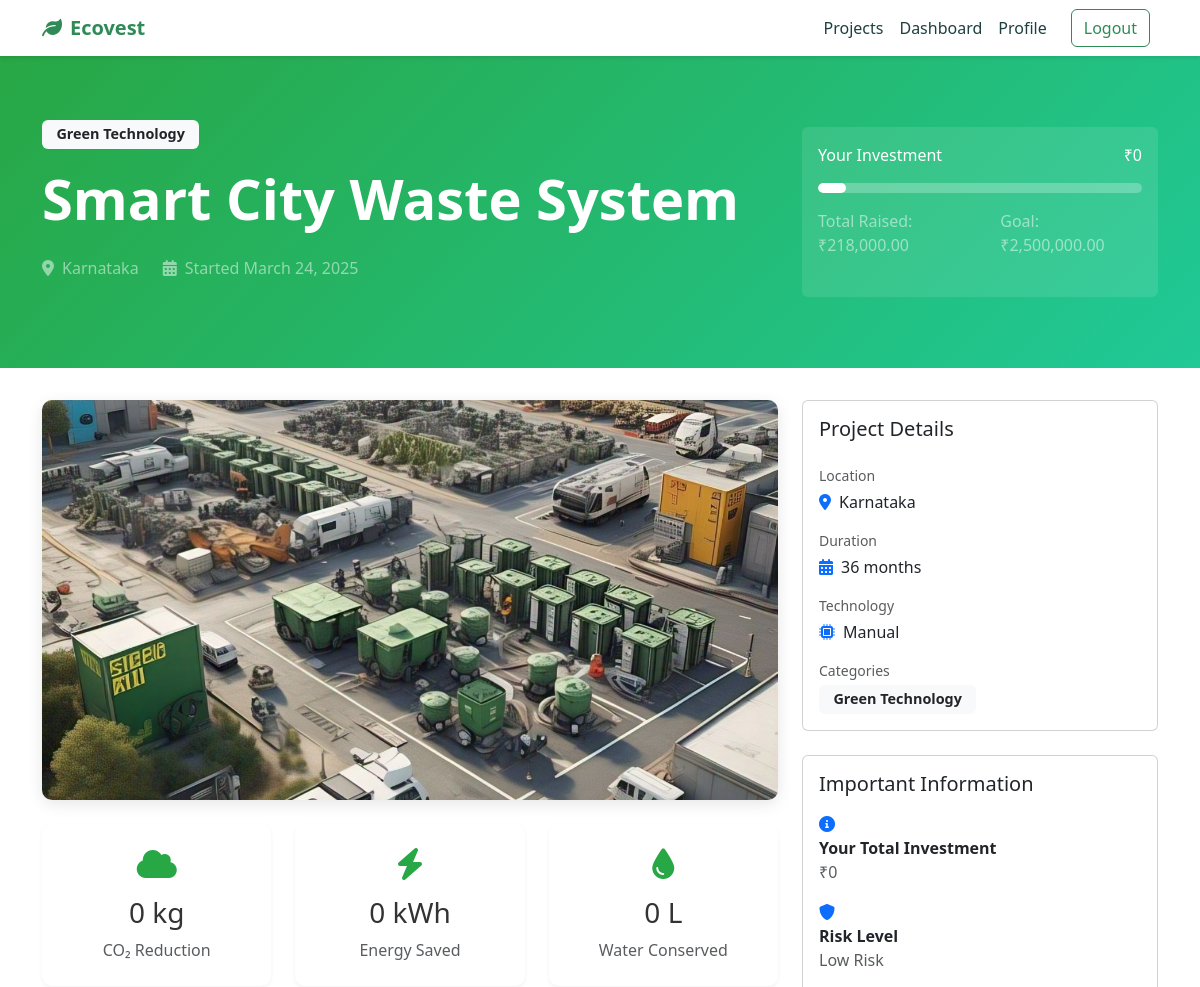
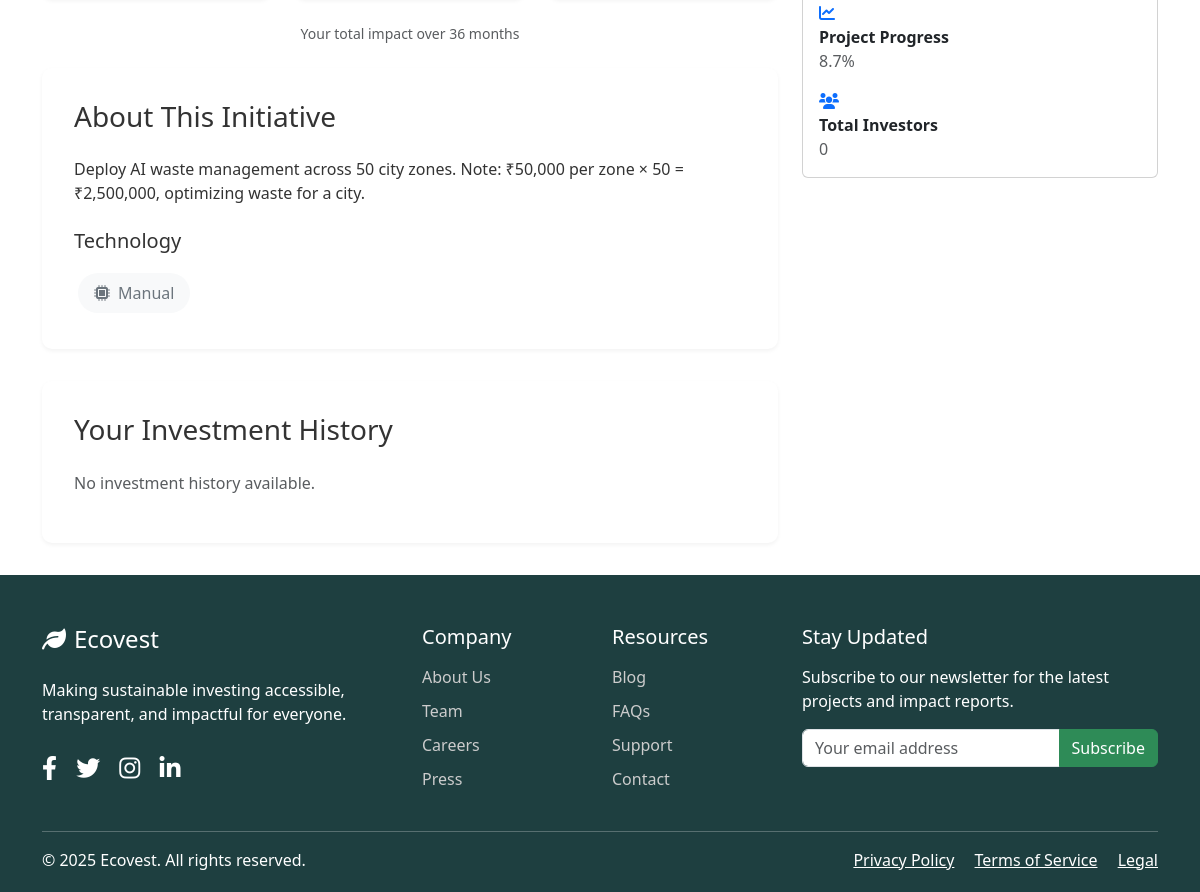
/users/initiative/41/ (signed in), run on the app's committed database (2 pictures, top to bottom).
### initiatives/models.py (models this page shows, shortened)
class Category(models.Model):
    name = models.CharField(max_length=100, unique=True, choices=[
        ('Renewable Energy', 'Renewable Energy'),
        ('Recycling', 'Recycling'),
        ('Emission Control', 'Emission Control'),
        ('Water Conservation', 'Water Conservation'),
        ('Reforestation', 'Reforestation'),
        ('Sustainable Agriculture', 'Sustainable Agriculture'),
        ('Clean Transportation', 'Clean Transportation'),
        ('Waste Management', 'Waste Management'),
        ('Green Technology', 'Green Technology'),
        ('Ocean Conservation', 'Ocean Conservation'),
    ])
    description = models.TextField(blank=True)

class Initiative(models.Model):
    STATUS_CHOICES = [
        ('draft', 'Draft'),
        ('active', 'Active'),
        ('funded', 'Funded'),
        ('completed', 'Completed'),
        ('cancelled', 'Cancelled')
    ]
    LOCATION_CHOICES = [
        ('Andhra Pradesh', 'Andhra Pradesh'),
        ('Arunachal Pradesh', 'Arunachal Pradesh'),
        ('Assam', 'Assam'),
        ('Bihar', 'Bihar'),
        ('Chhattisgarh', 'Chhattisgarh'),
        ('Goa', 'Goa'),
        ('Gujarat', 'Gujarat'),
        ('Haryana', 'Haryana'),
        ('Himachal Pradesh', 'Himachal Pradesh'),
        ('Jharkhand', 'Jharkhand'),
        ('Karnataka', 'Karnataka'),
        ('Kerala', 'Kerala'),
        ('Madhya Pradesh', 'Madhya Pradesh'),
        ('Maharashtra', 'Maharashtra'),
        ('Manipur', 'Manipur'),
        ('Meghalaya', 'Meghalaya'),
        ('Mizoram', 'Mizoram'),
        ('Nagaland', 'Nagaland'),
        ('Odisha', 'Odisha'),
        ('Punjab', 'Punjab'),
        ('Rajasthan', 'Rajasthan'),
        ('Sikkim', 'Sikkim'),
        ('Tamil Nadu', 'Tamil Nadu'),
        ('Telangana', 'Telangana'),
        ('Tripura', 'Tripura'),
        ('Uttar Pradesh', 'Uttar Pradesh'),
        ('Uttarakhand', 'Uttarakhand'),
        ('West Bengal', 'West Bengal')
    ]
    TECHNOLOGY_CHOICES = [
        ('Solar', 'Solar'),
        ('Wind', 'Wind'),
        ('Hydro', 'Hydro'),
        ('Organic', 'Organic'),
        ('Mechanical', 'Mechanical'),
        ('Chemical', 'Chemical'),
        ('Biofuel', 'Biofuel'),
        ('EV', 'EV'),
        ('Manual', 'Manual'),
        ('AI', 'AI')
    ]
    RISK_CHOICES = [
        ('low', 'Low Risk'),
        ('medium', 'Medium Risk'),
        ('high', 'High Risk')
    ]
    title = models.CharField(max_length=200)
    description = models.TextField()
    categories = models.ManyToManyField(Category, related_name='initiatives')
    image = models.ImageField(upload_to='initiatives/', null=True, blank=True)
    status = models.CharField(max_length=20, choices=STATUS_CHOICES, default='draft')
    location = models.CharField(max_length=100, choices=LOCATION_CHOICES, default='Karnataka')
    technology_type = models.CharField(max_length=20, choices=TECHNOLOGY_CHOICES, default='Manual')
    goal_amount = models.DecimalField(max_digits=12, decimal_places=2)
    current_amount = models.DecimalField(max_digits=12, decimal_places=2, default=0)
    created_at = models.DateTimeField(auto_now_add=True)
    updated_at = models.DateTimeField(auto_now=True)
    risk_level = models.CharField(max_length=20, choices=RISK_CHOICES, default='medium')
    duration_months = models.IntegerField(default=12)
    min_investment = models.DecimalField(max_digits=10, decimal_places=2, default=1000)
    max_investment = models.DecimalField(max_digits=12, decimal_places=2, null=True, blank=True)
    roi_estimate = models.DecimalField(max_digits=5, decimal_places=2, default=0)
    carbon_reduction_per_investment = models.FloatField(default=0)
    energy_savings_per_investment = models.FloatField(default=0)
    water_savings_per_investment = models.FloatField(default=0)
    carbon_impact = models.FloatField(default=0)  # CO2 reduction in kg
    energy_impact = models.FloatField(default=0)  # Energy saved in kWh
    water_impact = models.FloatField(default=0)   # Water saved in liters
    project_scale = models.IntegerField(
        choices=[
            (1, 'Small'),
            (2, 'Medium'),
            (3, 'Large'),
            (4, 'Very Large'),
            (5, 'Enterprise')
        ],
        default=3
    )
    def calculate_risk_score(self):
        analyzer = PortfolioAnalyzer()
        return analyzer.calculate_risk_score(self)
    def get_risk_label(self):
        analyzer = PortfolioAnalyzer()
        return analyzer.get_risk_label(self.calculate_risk_score())
    def get_progress_percentage(self):
        if self.goal_amount == 0:
            return 0
        return (self.current_amount / self.goal_amount) * 100
    class Meta:
        ordering = ['-created_at']

### users/views.py (the view)
# urls.py: path('initiative/<int:pk>/', views.user_initiative_detail, name='user_initiative_detail'),
@login_required
def user_initiative_detail(request, pk):
    initiative = get_object_or_404(Initiative, pk=pk)
    user_investments = request.user.investments.filter(initiative=initiative)
    totals = user_investments.aggregate(
        total_invested=Coalesce(Sum('amount'), 0, output_field=DecimalField()),
        carbon=Coalesce(Sum('carbon_impact'), 0, output_field=models.FloatField()),
        energy=Coalesce(Sum('energy_impact'), 0, output_field=models.FloatField()),
        water=Coalesce(Sum('water_impact'), 0, output_field=models.FloatField())
    )
    total_invested = totals['total_invested']
    impact_metrics = {
        'carbon': round(totals['carbon']),
        'energy': round(totals['energy']),
        'water': round(totals['water'])
    }
    investment_history = user_investments.order_by('-created_at')
    context = {
        'initiative': initiative,
        'total_invested': total_invested,
        'impact_metrics': impact_metrics,
        'investment_history': investment_history,
        'total_investors': initiative.investments.values('user').distinct().count(),
    }
    return render(request, 'users/user_initiative_detail.html', context)

### users/templates/users/user_initiative_detail.html (shortened to what this page needs)
{% extends 'core/base.html' %}
{% load static %}
{% load humanize %}
{% block content %}
<section class="hero">
    <div class="container">
        <div class="row align-items-center">
            <div class="col-lg-8">
                <div class="mb-3">
                    {% for category in initiative.categories.all %}
                        <span class="badge bg-light text-dark me-2">{{ category.name }}</span>
                    {% endfor %}
                </div>
                <h1 class="display-4 fw-bold mb-4">{{ initiative.title }}</h1>
                <div class="d-flex align-items-center text-white-50 mb-4">
                    <i class="fas fa-map-marker-alt me-2"></i>
                    <span class="me-4">{{ initiative.location }}</span>
                    <i class="fas fa-calendar-alt me-2"></i>
                    <span>Started {{ initiative.created_at|date:"F d, Y" }}</span>
                </div>
            </div>
            <div class="col-lg-4">
                <div class="card bg-white bg-opacity-10 border-0">
                    <div class="card-body">
                        <div class="d-flex justify-content-between align-items-center mb-3">
                            <span class="text-white">Your Investment</span>
                            <span class="text-white">₹{{ total_invested|intcomma }}</span>
                        </div>
                        <div class="progress bg-white bg-opacity-25 mb-3">
                            <div class="progress-bar bg-white" role="progressbar"
                                 style="width: {{ initiative.get_progress_percentage }}%"></div>
                        </div>
                        <div class="d-flex justify-content-between text-white-50 mb-4">
                            <span>Total Raised: ₹{{ initiative.current_amount|intcomma }}</span>
                            <span>Goal: ₹{{ initiative.goal_amount|intcomma }}</span>
                        </div>
                    </div>
                </div>
            </div>
        </div>
    </div>
</section>
<div class="container">
    <div class="row">
        <div class="col-lg-8">
            {% if initiative.image %}
                <img src="{{ initiative.image.url }}" class="initiative-image mb-4" alt="{{ initiative.title }}">
            {% else %}
                <img src="https://source.unsplash.com/random/800x400/?{{ initiative.categories.first.name|lower }}"
                     class="initiative-image mb-4" alt="{{ initiative.title }}">
            {% endif %}
            <div class="row g-4 mb-4">
                <div class="col-md-4">
                    <div class="impact-card text-center">
                        <i class="fas fa-cloud impact-icon"></i>
                        <h3 class="mb-2">{{ impact_metrics.carbon|floatformat:0|intcomma }} kg</h3>
                        <p class="text-muted mb-0">CO₂ Reduction</p>
                    </div>
                </div>
                <div class="col-md-4">
                    <div class="impact-card text-center">
                        <i class="fas fa-bolt impact-icon"></i>
                        <h3 class="mb-2">{{ impact_metrics.energy|floatformat:0|intcomma }} kWh</h3>
                        <p class="text-muted mb-0">Energy Saved</p>
                    </div>
                </div>
                <div class="col-md-4">
                    <div class="impact-card text-center">
                        <i class="fas fa-tint impact-icon"></i>
                        <h3 class="mb-2">{{ impact_metrics.water|floatformat:0|intcomma }} L</h3>
                        <p class="text-muted mb-0">Water Conserved</p>
                    </div>
                </div>
            </div>
            <div class="text-muted small text-center mb-4">
                Your total impact over {{ initiative.duration_months }} months
            </div>
            <div class="detail-section">
                <h3 class="mb-4">About This Initiative</h3>
                {{ initiative.description|linebreaks }}
                <div class="mt-4">
                    <h5 class="mb-3">Technology</h5>
                    <div class="tech-badge">
                        <i class="fas fa-microchip"></i>
                        {{ initiative.technology_type }}
                    </div>
                </div>
            </div>
            <div class="detail-section">
                <h3 class="mb-4">Your Investment History</h3>
                <div class="investment-history">
                    {% for investment in investment_history %}
                    <div class="investment-item">
                        <div class="d-flex justify-content-between align-items-center">
                            <div>
                                <h5 class="mb-1">₹{{ investment.amount|intcomma }}</h5>
                                <small class="text-muted">{{ investment.created_at|date:"F d, Y" }}</small>
                            </div>
                            <div class="text-end">
                                <div class="text-success">+{{ investment.amount|intcomma }}</div>
                                <small class="text-muted">Investment</small>
                            </div>
                        </div>
                    </div>
                    {% empty %}
                    <p class="text-muted">No investment history available.</p>
                    {% endfor %}
                </div>
            </div>
        </div>
        <div class="col-lg-4">
            <div class="card mb-4">
                <div class="card-body">
                    <h5 class="card-title mb-4">Project Details</h5>
                    <div class="mb-3">
                        <small class="text-muted d-block mb-1">Location</small>
                        <div class="d-flex align-items-center">
                            <i class="fas fa-map-marker-alt text-primary me-2"></i>
                            {{ initiative.location }}
                        </div>
                    </div>
                    <div class="mb-3">
                        <small class="text-muted d-block mb-1">Duration</small>
                        <div class="d-flex align-items-center">
                            <i class="fas fa-calendar-alt text-primary me-2"></i>
                            {{ initiative.duration_months }} months
                        </div>
                    </div>
                    <div class="mb-3">
                        <small class="text-muted d-block mb-1">Technology</small>
                        <div class="d-flex align-items-center">
                            <i class="fas fa-microchip text-primary me-2"></i>
                            {{ initiative.technology_type }}
                        </div>
                    </div>
                    <div>
                        <small class="text-muted d-block mb-1">Categories</small>
                        {% for category in initiative.categories.all %}
                            <span class="badge bg-light text-dark me-2">{{ category.name }}</span>
                        {% endfor %}
                    </div>
                </div>
            </div>
            <div class="card mb-4">
                <div class="card-body">
                    <h5 class="card-title mb-3">Important Information</h5>
                    <ul class="list-unstyled mb-0">
                        <li class="mb-3">
                            <i class="fas fa-info-circle text-primary me-2"></i>
                            <div>
                                <strong>Your Total Investment</strong>
                                <div class="text-muted">₹{{ total_invested|intcomma }}</div>
                            </div>
                        </li>
                        <li class="mb-3">
                            <i class="fas fa-shield-alt text-primary me-2"></i>
                            <div>
                                <strong>Risk Level</strong>
                                <div class="text-muted">{{ initiative.get_risk_label }}</div>
                            </div>
                        </li>
                        <li class="mb-3">
                            <i class="fas fa-chart-line text-primary me-2"></i>
                            <div>
                                <strong>Project Progress</strong>
                                <div class="text-muted">{{ initiative.get_progress_percentage|floatformat:1 }}%</div>
                            </div>
                        </li>
                        <li>
                            <i class="fas fa-users text-primary me-2"></i>
                            <div>
                                <strong>Total Investors</strong>
                                <div class="text-muted">{{ total_investors|intcomma }}</div>
                            </div>
                        </li>
                    </ul>
                </div>
            </div>
        </div>
    </div>
</div>
{% endblock %}

### data on the page
Category: name "Green Technology"
Initiative: title "Smart City Waste System", location "Karnataka", created_at "March 24, 2025", current_amount "218,000.00", goal_amount "2,500,000.00", image (picture), duration_months "36", description "Deploy AI waste management across 50 city zones. Note: ₹50,000 per zone × 50 = ₹2,500,000, optimizing waste for a city.", technology_type "Manual", get_risk_label "Low Risk", get_progress_percentage "8.7"

### other printed values
{{ total_invested|intcomma }} "0"
{{ impact_metrics.carbon|floatformat:0|intcomma }} "0"
{{ impact_metrics.energy|floatformat:0|intcomma }} "0"
{{ impact_metrics.water|floatformat:0|intcomma }} "0"
{{ total_investors|intcomma }} "0"
